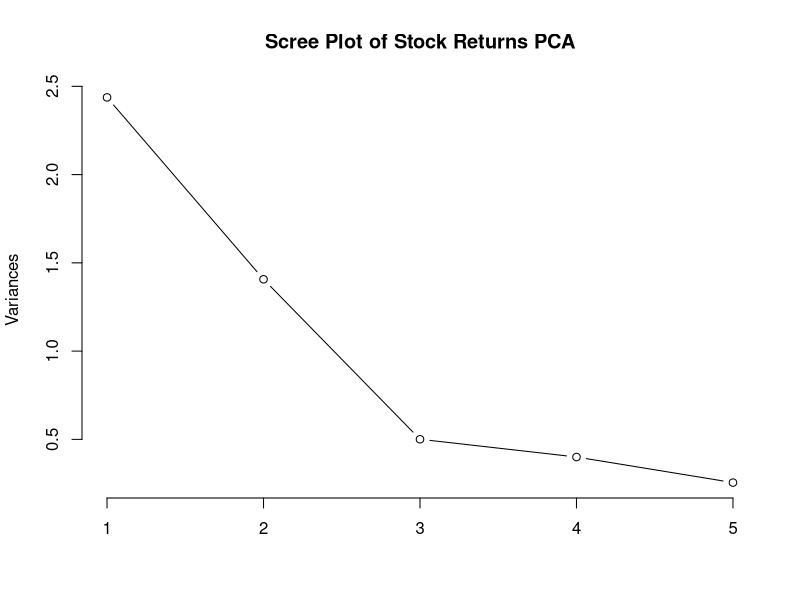
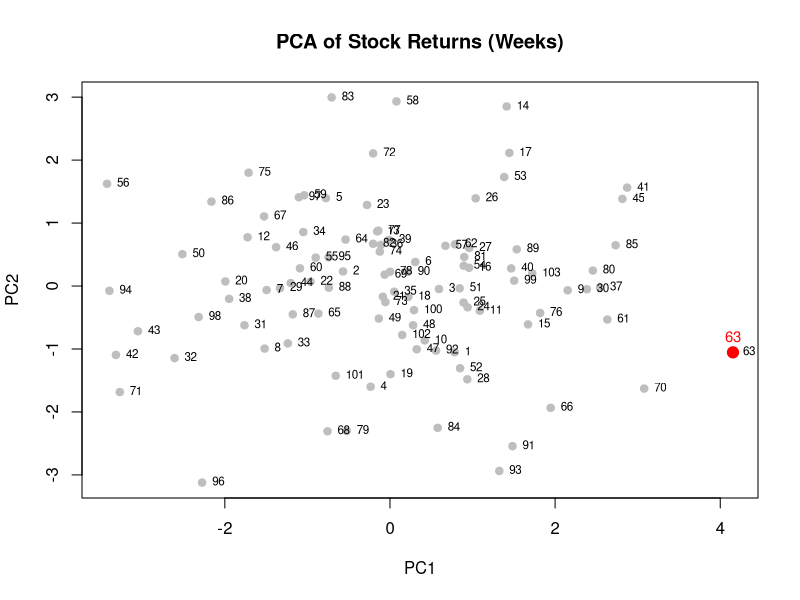

The R script that drew these images, in order:
## ---- chunk 1
knitr::opts_chunk$set(echo = TRUE)
## ---- chunk 2


oil <- read.table("Data/oil.dat", header = FALSE)
colnames(oil) <- c("X1", "X2", "X3", "X4", "X5", "zone")


groups <- unique(oil$zone)
g <- length(groups)
n_total <- nrow(oil)

xbar <- colMeans(oil[, c("X1","X2","X3","X4","X5")])

p <- 5
B <- matrix(0, nrow = p, ncol = p)
W <- matrix(0, nrow = p, ncol = p)


for (grp in groups) {

  oil.grp <- subset(oil, zone == grp)
  n_grp <- nrow(oil.grp)
  

  xbar_grp <- colMeans(oil.grp[, c("X1", "X2", "X3", "X4", "X5")])
  
  diff_grp <- as.numeric(xbar_grp - xbar)
  B <- B + n_grp * (diff_grp %*% t(diff_grp))
  
  for (i in 1:n_grp) {
    diff_i <- as.numeric(oil.grp[i, c("X1", "X2", "X3", "X4", "X5")] - xbar_grp)

    W <- W + outer(diff_i, diff_i)
  }
}


A <- solve(W) %*% B


eigenA <- eigen(A)$values
print("Eigenvalues of A:")
print(eigenA)



Lambda <- Re(prod(1 / (1 + eigenA)))
print("Wilks' Lambda:")
print(Lambda)


T_stat <- - (n_total - 1 - p + g/2) * log(Lambda)
df <- p * (g - 1)
p_value <- 1 - pchisq(T_stat, df = df)
cat("Test Statistic T =", T_stat)


## ---- chunk 3
fit <- manova(cbind(X1, X2, X3, X4, X5) ~ zone, data=oil)
summary_fit <- summary(fit, test="Wilks")
print(summary_fit)

## ---- chunk 4
summary_aov <- summary.aov(fit)
print(summary_aov)

## ---- chunk 5
fit12 <- manova(cbind(X1, X2, X3, X4, X5) ~ I(zone %in% c("Wilhelm","Sub-Muhinina")), data=oil)
summary(fit12, test="Wilks")

## ---- chunk 6
stock <- read.table("Data/stock.dat", header = FALSE)

n <- nrow(stock)
p <- ncol(stock)


pca_stock <- prcomp(stock, scale. = TRUE)
summary(pca_stock)
pca_stock$rotation
head(pca_stock$x)
## ---- chunk 7
variance_Y2 <- pca_stock$sdev[2]^2
cat("Estimated variance of Y2 =", variance_Y2, "\n\n")
## ---- chunk 8
xi <- c(0.58, -0.41, -0.32, -1.82, 0.04)

loading1 <- pca_stock$rotation[, 1]
Y1_value <- sum(xi * loading1)
cat("The first principal component (Y1) for xi is", Y1_value, "\n\n")
## ---- chunk 9
summary(pca_stock)

# Create a scree plot:
plot(pca_stock, type = "l", main = "Scree Plot of Stock Returns PCA")
## ---- chunk 10
loadings <- pca_stock$rotation
cat("Loadings for PC1:\n")
print(loadings[, 1])
cat("\nLoadings for PC2:\n")
print(loadings[, 2])
cat("\n")
## ---- chunk 11
pc_scores <- pca_stock$x

plot(pc_scores[, 1], pc_scores[, 2],
     xlab = "PC1", ylab = "PC2",
     main = "PCA of Stock Returns (Weeks)",
     pch = 19, col = "gray")

text(pc_scores[, 1], pc_scores[, 2], labels = 1:n, cex = 0.7, pos = 4)

points(pc_scores[63, 1], pc_scores[63, 2], col = "red", pch = 19, cex = 1.5)
text(pc_scores[63, 1], pc_scores[63, 2], labels = "63", col = "red", cex = 0.9, pos = 3)
## ---- chunk 12
S <- matrix(c(
  6.59, 6.87, 7.01, 6.56, 6.67, 6.83, 5.97, 7.12,
  6.87, 9.79, 10.79, 10.72, 10.42, 11.01, 11.36, 13.44,
  7.01, 10.79, 13.97, 14.63, 14.13, 14.57, 15.77, 18.58,
  6.56, 10.72, 14.63, 16.72, 16.41, 16.99, 18.82, 21.76,
  6.67, 10.42, 14.13, 16.41, 17.37, 18.17, 19.62, 22.33,
  6.83, 11.01, 14.57, 16.99, 18.17, 21.52, 25.79, 29.68,
  5.97, 11.36, 15.77, 18.82, 19.62, 25.79, 39.47, 48.76,
  7.12, 13.44, 18.58, 21.76, 22.33, 29.68, 48.76, 75.14),
  nrow = 8, ncol = 8, byrow = TRUE)
print("Covariance matrix S:")
print(S)

mean_vec <- c(5.96, 9.07, 12.18, 14.89, 18.26, 20.47, 20.13, 14.59)

lambda1 <- 159.28
lambda2 <- 28.54
lambda3 <- 6.59

e1 <- c(-0.11, -0.18, -0.24, -0.28, -0.28, -0.34, -0.47, -0.63)
e2 <- c(-0.27, -0.32, -0.37, -0.36, -0.36, -0.22,  0.16,  0.59)
e3 <- c( 0.46,  0.39,  0.21, -0.05, -0.19, -0.36, -0.50,  0.41)
## ---- chunk 13
cov_Y1_X1 <- lambda1 * e1[1]
cov_Y1_X1
## ---- chunk 14
total_variability <- sum(diag(S))
explained_variability_PC1_PC2 <- lambda1 + lambda2
prop_explained <- explained_variability_PC1_PC2 / total_variability
round(prop_explained * 100, 2)
## ---- chunk 15
y8 <- c(-7.50, -2.25, -4.25)
x8_centered <- y8[1]*e1 + y8[2]*e2 + y8[3]*e3
x8_reconstructed <- mean_vec + x8_centered
round(x8_reconstructed, 2)
## ---- chunk 16
x1 <- c(1.53, 2.47, 2.76, 4.76, 7.32, 11.20, 14.55, 3.11)
x1_centered <- x1 - mean_vec
y1_2 <- sum(e2 * x1_centered)
round(y1_2, 2)
